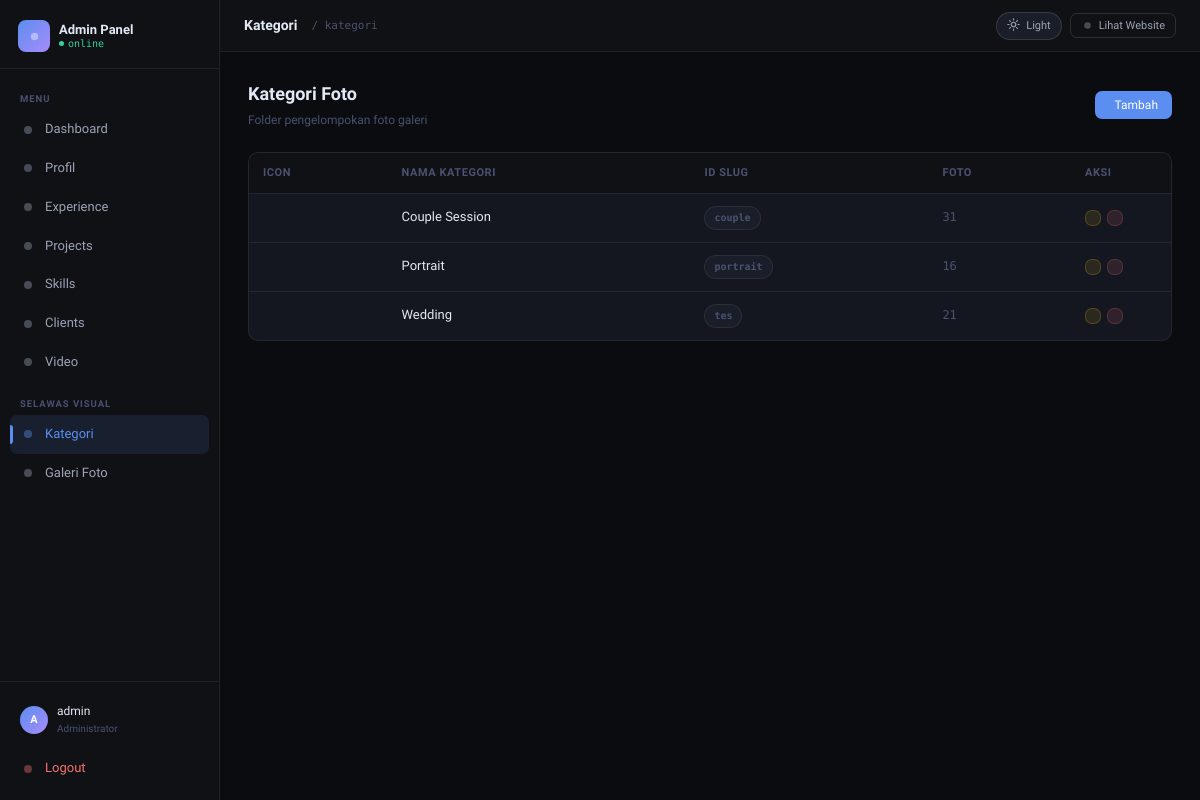
Screenshot of /admin/kategori.php (signed in) with the database file from the repository.
### tables this page shows
CREATE TABLE `slws_categories` (
  `id` varchar(50) NOT NULL,
  `name` varchar(100) NOT NULL,
  `icon` varchar(50) NOT NULL,
  `cover_image` varchar(255) DEFAULT NULL
);

### admin/kategori.php (the view, shortened to what this page needs)
<?php
require 'koneksi.php';
$kategori = $pdo->query("SELECT c.*, COUNT(p.id) as total FROM slws_categories c LEFT JOIN slws_photos p ON c.id = p.category_id GROUP BY c.id")->fetchAll();
require '_layout.php';
?>
<div class="page-head">
  <div class="page-head-left">
    <h2>Kategori Foto</h2>
    <p>Folder pengelompokan foto galeri</p>
  </div>
  <button class="btn btn-primary" onclick="openModal()"><i class="lucide lucide-folder-plus"></i> Tambah</button>
</div>
<div class="card">
  <div class="table-wrap">
    <table>
      <thead>
        <tr>
          <th>Icon</th>
          <th>Nama Kategori</th>
          <th>ID Slug</th>
          <th>Foto</th>
          <th style="width:100px">Aksi</th>
        </tr>
      </thead>
      <tbody>
        <?php if (empty($kategori)): ?>
          <tr><td colspan="5"><div class="empty-box"><i class="lucide lucide-folder-open"></i><p>Belum ada kategori.</p></div></td></tr>
        <?php else: ?>
          <?php foreach ($kategori as $k): ?>
          <tr>
            <td style="text-align:center"><i class="fas <?= htmlspecialchars($k['icon']) ?>" style="font-size:16px;color:var(--accent)"></i></td>
            <td style="font-weight:500;color:var(--text-hi)"><?= htmlspecialchars($k['name']) ?></td>
            <td><span class="badge badge-dim"><?= htmlspecialchars($k['id']) ?></span></td>
            <td style="font-family:var(--mono);font-size:12px;color:var(--text-dim)"><?= $k['total'] ?></td>
            <td>
              <div class="td-action">
                <button class="btn btn-warn btn-sm btn-icon" onclick="editData('<?= $k['id'] ?>', '<?= htmlspecialchars(addslashes($k['name'])) ?>', '<?= htmlspecialchars(addslashes($k['icon'])) ?>')">
                </button>
                <a href="kategori.php?aksi=hapus&id=<?= $k['id'] ?>" class="btn btn-danger btn-sm btn-icon" onclick="return confirm('YAKIN? Ini akan menghapus semua foto di kategori ini!')">
                </a>
              </div>
            </td>
          </tr>
          <?php endforeach; ?>
        <?php endif; ?>
      </tbody>
    </table>
  </div>
</div>
</div></div>
</body></html>

### admin/_layout.php (style rules this page uses)
[data-theme="dark"] { --bg: #0a0c0f; --bg2: #0f1115; --surface: #141720; --surface2: #1a1e28; --border: rgba(255,255,255,0.07); --border2: rgba(255,255,255,0.12); --text: #9ba3b5; --text-hi: #e2e8f4; --text-dim: #4a5270; --accent: #5b8ef0; --accent2: #3d6fd6; --accent-g: linear-gradient(135deg, #5b8ef0, #a78bfa); --green: #34d399; --amber: #fbbf24; --red: #f87171; --shadow: 0 4px 24px rgba(0,0,0,0.5); }
:root { --r: 10px; --r2: 7px; --sidebar: 220px; --font: 'Geist', system-ui, sans-serif; --mono: 'Geist Mono', monospace; }
*, *::before, *::after { box-sizing: border-box; margin: 0; padding: 0; }
html { font-size: 14px; scroll-behavior: smooth; }
body { font-family: var(--font); background: var(--bg); color: var(--text); min-height: 100vh; line-height: 1.6; display: flex; transition: background 0.2s, color 0.2s; will-change: background; }
.card { background: var(--surface); border: 1px solid var(--border); border-radius: var(--r); overflow: hidden; transition: background 0.2s, border-color 0.2s; }
.btn { display: inline-flex; align-items: center; gap: 6px; padding: 8px 14px; border-radius: var(--r2); font-size: 12px; font-weight: 500; border: none; cursor: pointer; text-decoration: none; transition: all 0.15s; font-family: var(--font); line-height: 1; }
.btn-primary { background: var(--accent); color: #fff; }
.btn-danger { background: rgba(248,113,113,0.12); color: var(--red); border: 1px solid rgba(248,113,113,0.2); }
.btn-warn { background: rgba(251,191,36,0.1); color: var(--amber); border: 1px solid rgba(251,191,36,0.2); }
.btn-sm { padding: 5px 10px; font-size: 11px; }
.btn-icon { padding: 7px; }
.table-wrap { overflow-x: auto; }
table { width: 100%; border-collapse: collapse; }
thead th { padding: 11px 14px; text-align: left; font-size: 11px; font-weight: 600; letter-spacing: 0.05em; text-transform: uppercase; color: var(--text-dim); border-bottom: 1px solid var(--border); background: var(--bg2); white-space: nowrap; }
tbody td { padding: 12px 14px; border-bottom: 1px solid var(--border); font-size: 13px; vertical-align: middle; }
tbody tr:last-child td { border-bottom: none; }
.td-action { display: flex; gap: 6px; }
.badge { display: inline-flex; align-items: center; gap: 4px; padding: 3px 9px; border-radius: 99px; font-size: 10px; font-weight: 600; font-family: var(--mono); }
.badge-dim { background: var(--surface2); color: var(--text-dim); border: 1px solid var(--border); }
.page-head { display: flex; align-items: center; justify-content: space-between; gap: 12px; margin-bottom: 22px; flex-wrap: wrap; }
.page-head-left h2 { font-size: 18px; font-weight: 600; color: var(--text-hi); }
.page-head-left p { font-size: 12px; color: var(--text-dim); margin-top: 2px; }

### rows the page displays
slws_categories: name "Couple Session", id "couple", total "31"
slws_categories: name "Portrait", id "portrait", total "16"
slws_categories: name "Wedding", id "tes", total "21"

### other values shown
$m['label'] "Dashboard"
$m['label'] "Profil"
$m['label'] "Experience"
$m['label'] "Projects"
$m['label'] "Skills"
$m['label'] "Clients"
$m['label'] "Video"
$m['label'] "Kategori"
$m['label'] "Galeri Foto"
substr($_SESSION['username'] ?? 'A', 0, 1) "A"
$_SESSION['username'] "admin"
$page_title "Kategori"
$active_menu "kategori"
